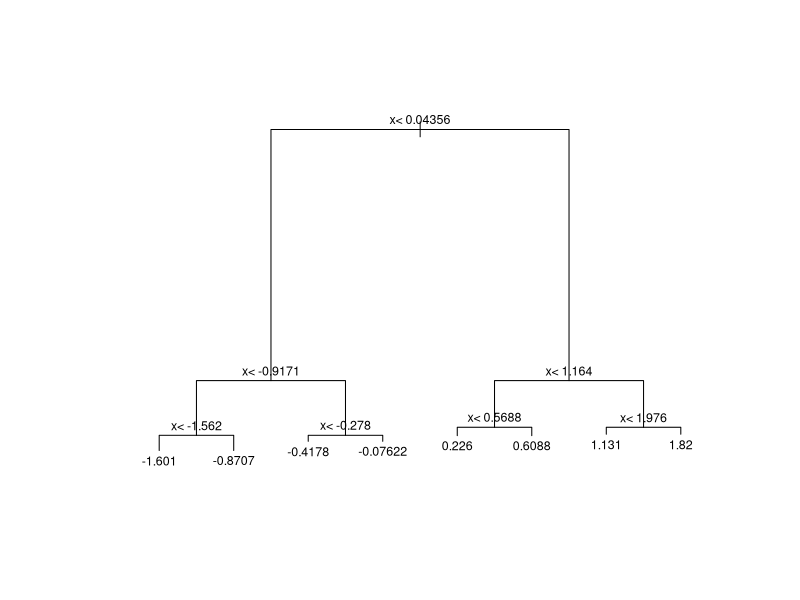
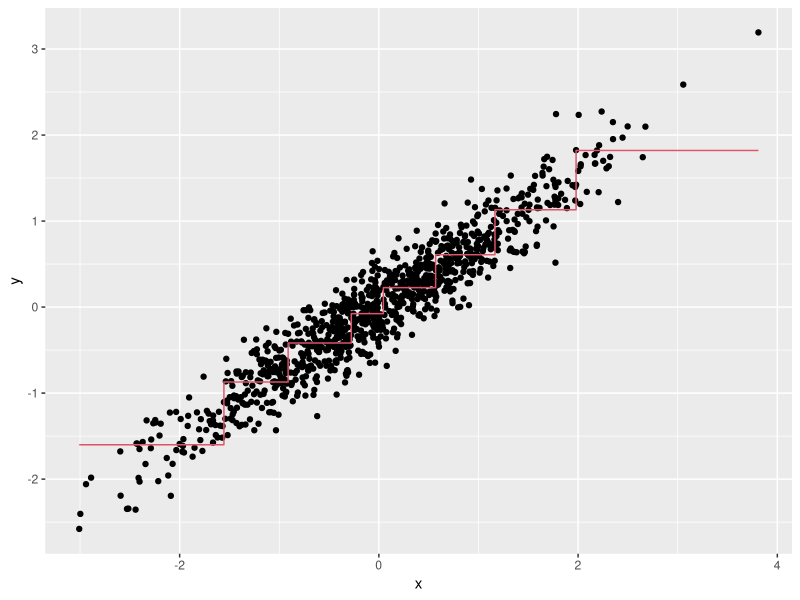

The R script that drew these images, in order:
library(rpart)
library(tidyverse)
n <- 1000
sigma <- 0.25
set.seed(1)
x <- rnorm(n, 0, 1)
y <- 0.75 * x + rnorm(n, 0, sigma)
dat <- data.frame(x = x, y = y)
fit <- rpart(y ~ ., data = dat) 
plot(fit,margin= 0.1)
text(fit,cex=0.75)
dat %>% 
  mutate(y_hat = predict(fit)) %>% 
  ggplot() +
  geom_point(aes(x, y)) + geom_step(aes(x, y_hat), col=2)